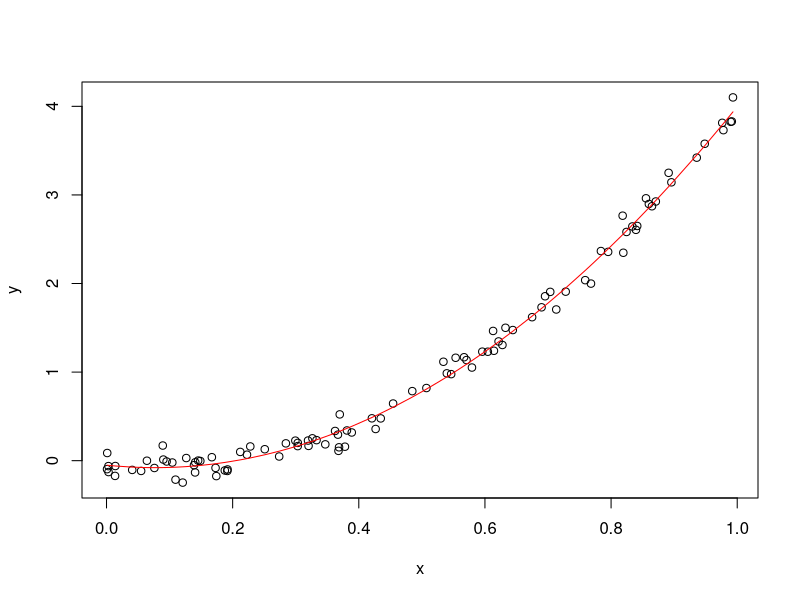
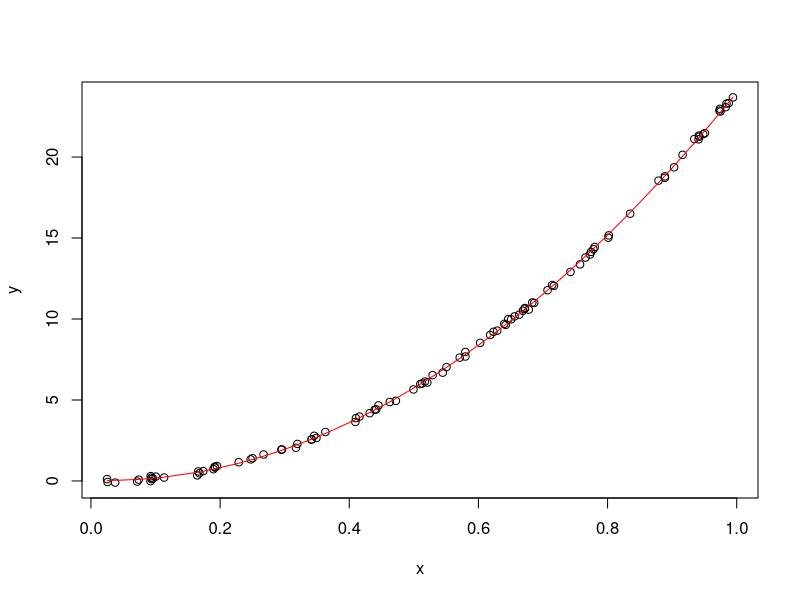
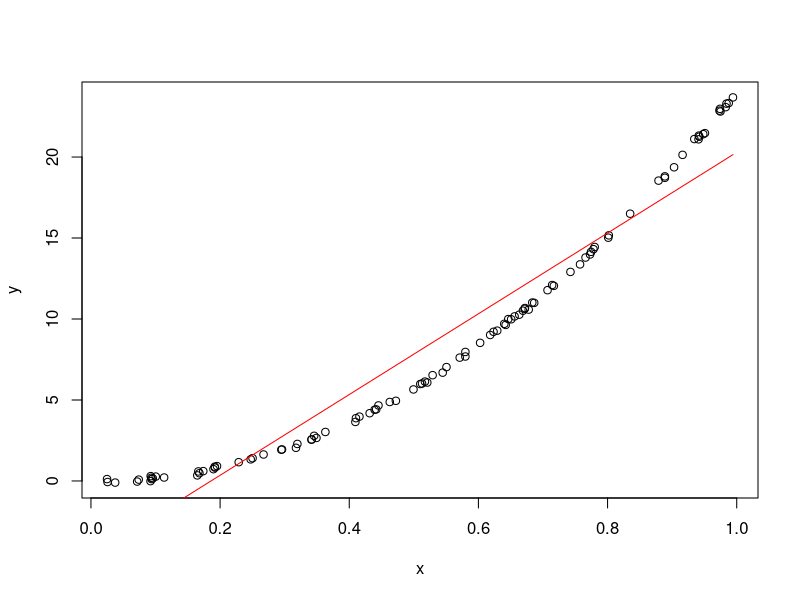
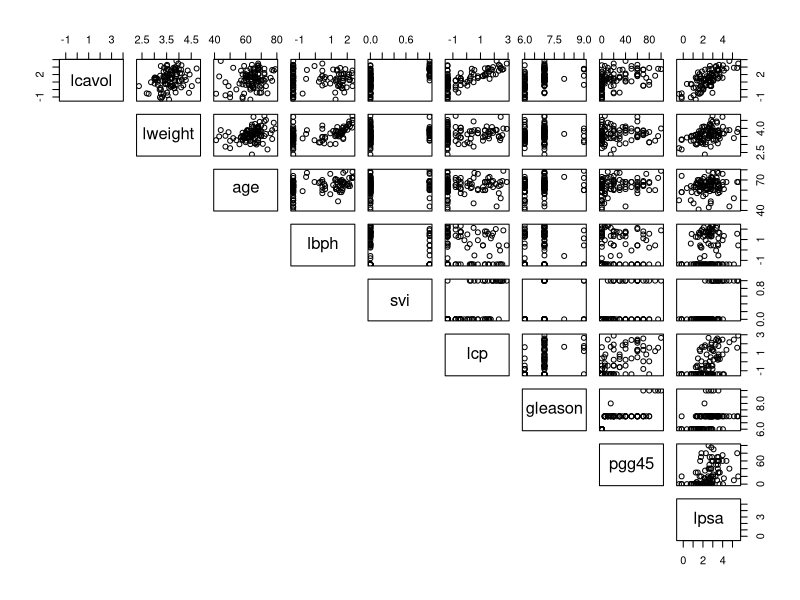
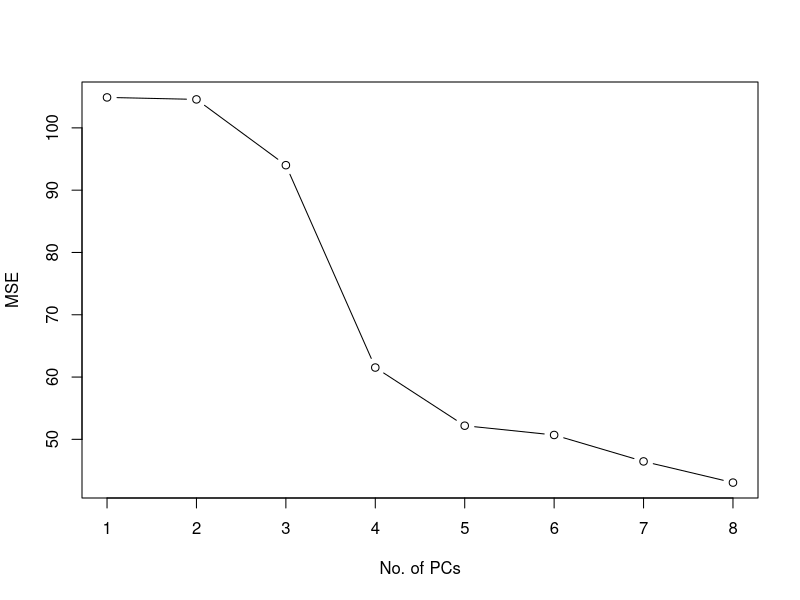

These charts were generated, in order, by the following R code:
#pca regression

n <- 100
x <- sort(runif(n)) # Create 100 values between 0 and 1.
y <- 5*x^2 - x + 0.1*rnorm(n) # Create simulated response.
plot(x,y) # Plot the data.
17
reg.model <- lm(y~x+I(x^2)) # Fit the regression model.
lines(x,fitted(reg.model),col="red") # Plot the fitted function.

#What if we change the range of the 𝑥𝑖 from [0, 1] to [1000, 1001]?


n <- 100
x <- sort(runif(n)) # Create 100 values between 0 and 1.
y<-(5*x)^2-x+0.1*rnorm(n) # Create simulated response.
plot(x,y) # Plot the data.
reg.model <- lm(y~x+I(x^2)) # Fit the regression model.
lines(x,fitted(reg.model),col="red")
z <- x+1000 # Add 1000 to each x.
plot(x,y) # Plot the data.
reg.model <- lm(y~z+I(z^2)) # Fit the regression model.
lines(x,fitted(reg.model),col="red") # Plot the fitted function.
#I the second model, R clearly gets the computation of the regression line wrong. This is not a bug in R,
#but due to numerical difficulties.
eigen(crossprod(cbind(1,x,x^2)))$values
eigen(crossprod(cbind(1,z,z^2)))$value


prostate <- read.csv("prostate.csv");pairs(prostate,lower.panel = NULL)
mod<-lm(lpsa~.,data=prostate)

#recall the ~. notation means use all other variables apart from lpsa

mod
#Next we run a PCA on the explanatory variables and use the scores as input to a new regression model.
#we remove the 9th variable which is our outcome
prostate.pca<-princomp(prostate[,-9])
mod.pcr<-lm(prostate$lpsa~prostate.pca$scores)
coef(mod.pcr)
#Comparing the coefficients on each, we see vastly different coefficients, because of course, despite having
#the same outcome and using the same data, they are two different regressions
t(prostate.pca$loadings%*%mod.pcr$coefficients[-1])

#var bias tradeoff
p<-ncol(prostate)-1 #we "lose" one of the outcome variables
MSE<-numeric(p)
prostate.pca<-princomp(prostate[,-9])
for (q in 1:p) {
  temp<-lm(prostate$lpsa~prostate.pca$scores[,1:q,drop=F])
  MSE[q]<-sum((prostate$lpsa-temp$fitted)^2)
}
which.min(MSE)
plot(c(1:p),MSE,type="b",xlab="No. of PCs")
#The best MSE is obtained for 8 PCs, the same as the number of the original explanatory variables. So no
#dimension reduction or regularisation takes place in this case.
#If we looked at the % of variability and chose the number of components to represent 99% of the original
#variability and ran a regression on this subset we would get the following:

n_pc <- which(cumsum((prostate.pca$sdev^2)/sum(prostate.pca$sdev^2))>0.99)[1]
mod.reduced<-lm(prostate$lpsa~prostate.pca$scores[,1:n_pc])
t((prostate.pca$loadings[,1:n_pc])%*%mod.reduced$coefficients[-1])
mod.full<-lm(lpsa~.,data=prostate)
mod.full
